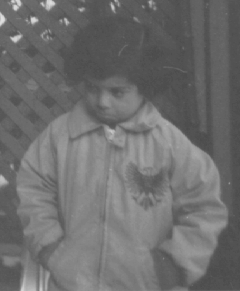
%> input picture task/task02/pout.tif, 240 x 291 px
$ octave example3_21.m   (GNU Octave 9; MATLAB toolbox functions it lacks are replaced by stand-ins)
%> lines starting %> are read from the running program, lines starting %| are printed output that depends on the picture
% Example Matlab script as provided with textbook:
%
%  Fundamentals of Digital Image Processing: A Practical Approach with Examples in Matlab
%  Chris J. Solomon and Toby P. Breckon, Wiley-Blackwell, 2010
%  ISBN: 0470844736, DOI:10.1002/9780470689776, http://www.fundipbook.com
%
I = imread('pout.tif');  % read in image
%> I is the input picture: size 291x240 uint8; min 74, max 224, mean 110.3
I1 = adapthisteq(I,'clipLimit',0.02,'Distribution','rayleigh');
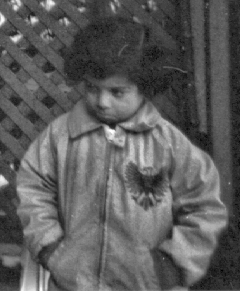
%> I1: size 291x240 uint8; min 0, max 255, mean 92.2
I2 = adapthisteq(I,'clipLimit',0.02,'Distribution','exponential');
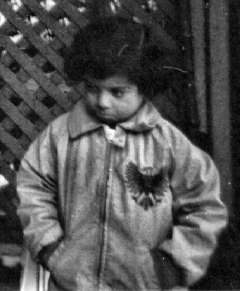
%> I2: size 291x240 uint8; min 0, max 255, mean 81.8
I3 = adapthisteq(I,'clipLimit',0.08,'Distribution','uniform');
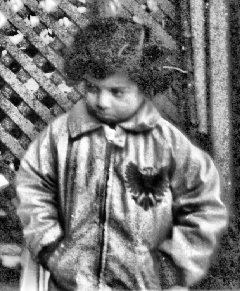
%> I3: size 291x240 uint8; min 0, max 255, mean 121.7

subplot(2,4,1), imshow(I); title('input');
subplot(2,4,2); imhist(I);
subplot(2,4,3), imshow(I1); title('rayleigh'); % diplay orig. + output
subplot(2,4,4); imhist(I1);
subplot(2,4,5), imshow(I2); title('exponential');
subplot(2,4,6); imhist(I2);
subplot(2,4,7), imshow(I3); title('uniform'); % diplay outputs
subplot(2,4,8); imhist(I3);
%> after `imhist(I3)`:
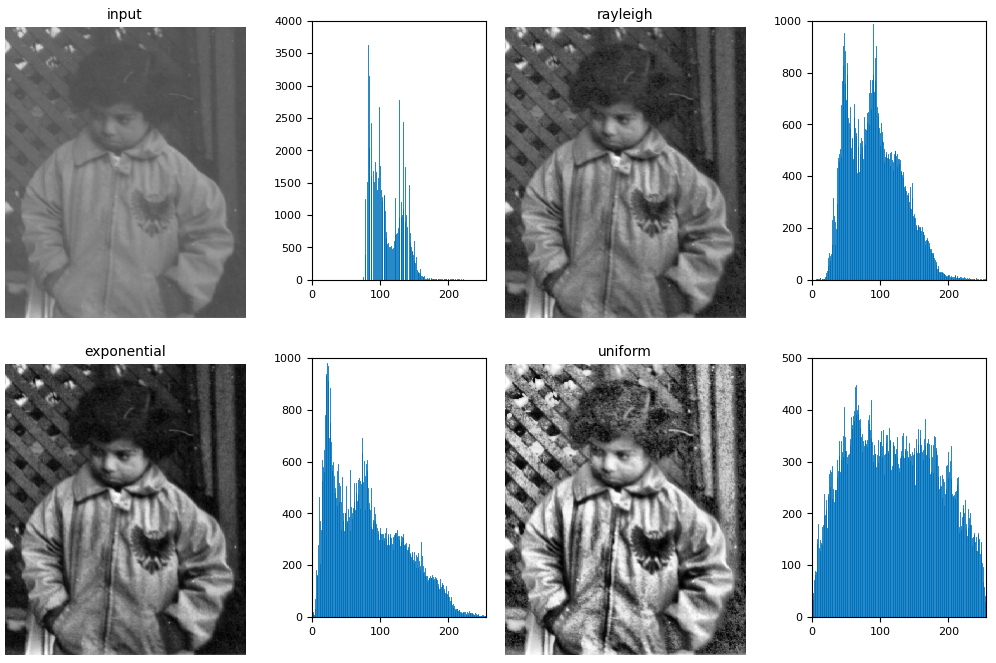
%> figure redrawn from the program's plot data, 8 panels
